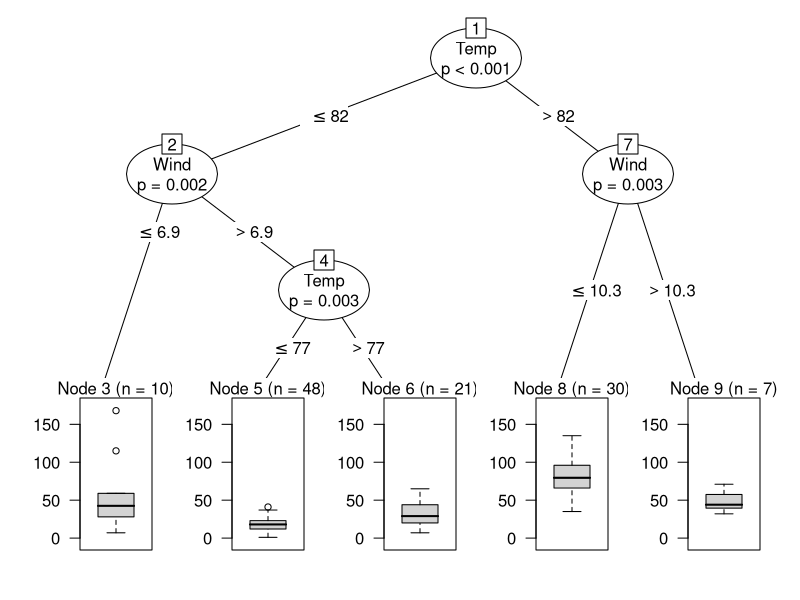
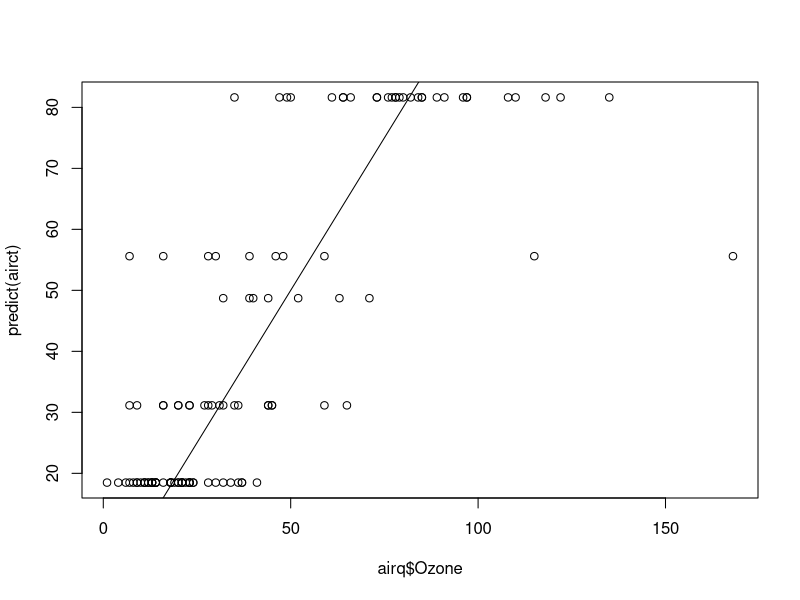

Write R code to recreate these figures, in order.
## ---- chunk 1
library("party")
## ---- chunk 2
### regression
airq <- subset(airquality, !is.na(Ozone))
airct <- ctree(Ozone ~ ., data = airq,   
               controls = ctree_control(maxsurrogate = 3))
airct
## ---- chunk 3
plot(airct)
## ---- chunk 4
summary(predict(airct))
## ---- chunk 5
plot(airq$Ozone, predict(airct))
abline(a = 0, b = 1)
